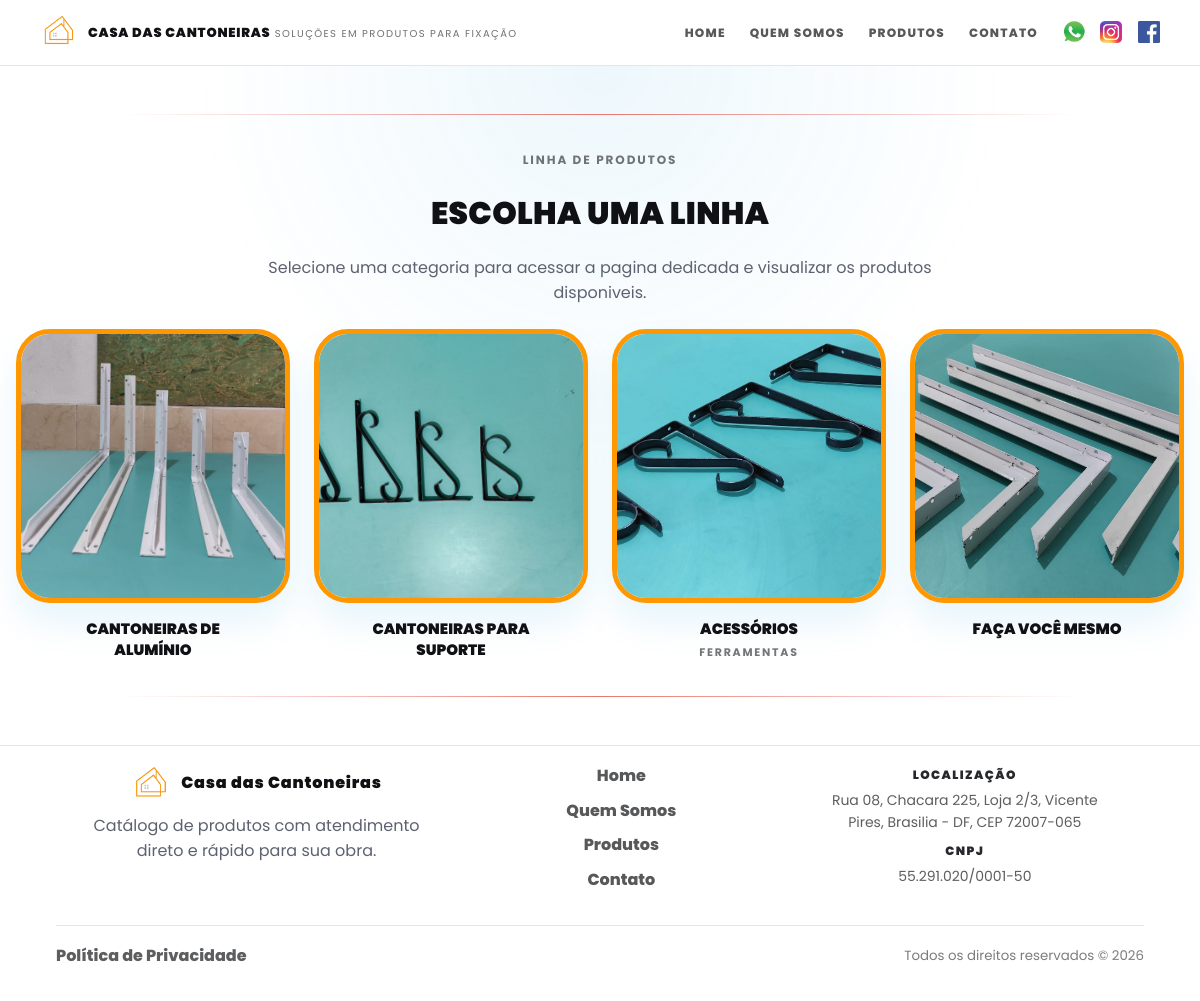
/produtos, run on the app's committed database.
### models.py (models this page shows)
class Categoria(Base):
    __tablename__ = "categorias"
    id = Column(Integer, primary_key=True, index=True)
    slug = Column(String(120), nullable=False, unique=True, index=True)
    nome = Column(String(120), nullable=False)
    nome_exibicao = Column(String(120), nullable=False)
    subtitulo_exibicao = Column(String(120), nullable=True)
    imagem_url = Column(String, nullable=True)
    imagem_mime = Column(String(64), nullable=True)
    imagem_bytes = Column(LargeBinary, nullable=True)
    imagem_sha256 = Column(String(64), nullable=True)
    ordem_exibicao = Column(Integer, nullable=False, default=0, server_default="0")
    criado_em = Column(DateTime(timezone=True), server_default=func.now())
    atualizado_em = Column(DateTime(timezone=True), server_default=func.now(), onupdate=func.now())

### main.py (the view)
@app.get("/produtos", response_class=HTMLResponse)
def produtos(request: Request, db: Session = Depends(get_db)):
    catalogo = _catalogo_index(db)
    return templates.TemplateResponse(
        "produtos.html",
        {
            "request": request,
            "categorias_home": catalogo["categorias"],
            "whatsapp_numero": telefone_visivel(),
        },
    )

### templates/produtos.html (shortened to what this page needs)
{% extends "base_new.html" %}
{% block body_class %}home-ref{% endblock %}
{% block content %}
<section id="produtos" class="home-categories">
  <div class="section-container">
    <div class="home-categories__divider" aria-hidden="true"></div>
    <div class="home-categories__header">
      <p class="kicker">Linha de produtos</p>
      <h2 class="heading-section">ESCOLHA UMA LINHA</h2>
      <p class="muted">Selecione uma categoria para acessar a pagina dedicada e visualizar os produtos disponiveis.</p>
    </div>
    {% if categorias_home %}
    <div class="home-categories__grid" id="produtosGrid">
      {% for categoria in categorias_home %}
      <a href="/categorias/{{ categoria.slug }}" class="home-category-card">
        <span class="home-category-card__frame">
          <img
            src="{{ categoria.imagem_url }}"
            alt="{{ categoria.nome_exibicao }}"
            class="home-category-card__image"
          >
        </span>
        <span class="home-category-card__label">
          <span class="home-category-card__title">{{ categoria.nome_exibicao }}</span>
          {% if categoria.subtitulo_exibicao %}
          <span class="home-category-card__subtitle">{{ categoria.subtitulo_exibicao }}</span>
          {% endif %}
        </span>
      </a>
      {% endfor %}
    </div>
    {% else %}
    <div class="products-empty-state">
      <h3 class="section-title">Nenhuma categoria disponivel</h3>
      <p class="section-subtitle">As categorias serao exibidas aqui assim que forem configuradas.</p>
    </div>
    {% endif %}
    <div class="home-categories__divider home-categories__divider--bottom" aria-hidden="true"></div>
  </div>
</section>
{% endblock %}

### static/css/site.css (style rules this page uses)
:root { --bg: #ffffff; --surface: #ffffff; --text: #101114; --muted: #5c6270; --line: rgba(16,17,20,0.10); --brand: #c87400; --brand-2: #ff9800; --brand-ink: #1a1a1a; --catalog-frame-border: 5px solid var(--brand-2); --catalog-frame-shadow: 0 20px 34px rgba(23,153,219,0.10); --radius-sm: 10px; --radius-md: 16px; --radius-lg: 22px; --shadow-sm: 0 8px 18px rgba(16,17,20,0.08); --shadow-md: 0 18px 45px rgba(16,17,20,0.12); --container: 1200px; --space-1: 6px; --space-2: 10px; --space-3: 14px; --space-4: 18px; --space-5: 24px; --space-6: 32px; --space-7: 48px; --space-8: 72px; --h1: clamp(34px, 3.6vw, 52px); --h2: clamp(26px, 2.6vw, 38px); --h3: 20px; --base: 16px; --small: 14px; --mobile-nav-breakpoint: 1020px; --laranja: var(--brand); --laranja-claro: #ffe8c6; --cinza-medio: rgba(16,17,20,0.16); --cinza-escuro: var(--text); --transition-fast: all .12s ease; }
* { box-sizing: border-box; }
html, body { height: 100%; }
body { margin: 0; font-family: "Poppins", system-ui, -apple-system, Segoe UI, Roboto, Arial, sans-serif; font-size: var(--base); line-height: 1.55; color: var(--text); background: var(--bg); }
.neo-container, .section-container { width: min(100% - 32px, var(--container)); margin-inline: auto; text-align: center; }
img { max-width: 100%; height: auto; display: block; }
a { color: inherit; text-decoration: none; }
.kicker { letter-spacing: 0.16em; text-transform: uppercase; font-weight: 700; font-size: 12px; color: rgba(16,17,20,0.58); margin: 0 0 var(--space-3); }
.heading-section { margin: 0 0 var(--space-4); font-size: var(--h2); font-weight: 900; letter-spacing: 0.01em; width: 100%; margin-top: 20px; }
.muted { margin: 0; color: var(--muted); padding: 0%; }
.section-container { width: min(100% - 32px, var(--container)); margin-inline: auto; padding-inline: 0; }
.home-categories { padding-block: var(--space-7); background: radial-gradient(circle at top, rgba(28,158,216,0.08), transparent 45%), #fff; }
.home-categories__header { max-width: 760px; margin: 0 auto var(--space-5); text-align: center; }
.home-categories__header .muted { margin-top: 10px; }
.home-categories__divider { width: min(100%, 960px); height: 1px; margin: 0 auto 36px; background: linear-gradient(90deg, transparent, rgba(222,63,53,0.7), transparent); }
.home-categories__divider--bottom { margin: 36px auto 0; }
.home-categories__grid { display: grid; grid-template-columns: repeat(4, minmax(0, 1fr)); gap: 24px; }
.home-category-card { display: flex; flex-direction: column; gap: 16px; align-items: center; color: inherit; text-decoration: none; transition: transform .16s ease, filter .16s ease; }
.home-category-card__frame { width: 100%; aspect-ratio: 1 / 1; display: flex; align-items: center; justify-content: center; padding: 0; overflow: hidden; border-radius: 34px; border: var(--catalog-frame-border); background: #fff; box-shadow: var(--catalog-frame-shadow); }
.home-category-card__image { width: 100%; height: 100%; object-fit: cover; object-position: center; display: block; }
.home-category-card__label { max-width: 20ch; display: flex; flex-direction: column; align-items: center; gap: 6px; }
.home-category-card__title { text-align: center; font-size: 15px; line-height: 1.35; font-weight: 900; text-transform: uppercase; }
.home-category-card__subtitle { text-align: center; font-size: 11px; line-height: 1.2; font-weight: 700; letter-spacing: 0.16em; text-transform: uppercase; color: rgba(16,17,20,0.58); }

### data on the page
Categoria: imagem_url (picture), nome_exibicao "CANTONEIRAS DE ALUMÍNIO"
Categoria: imagem_url (picture), nome_exibicao "CANTONEIRAS PARA SUPORTE"
Categoria: imagem_url (picture), nome_exibicao "ACESSÓRIOS", subtitulo_exibicao "FERRAMENTAS"
Categoria: imagem_url (picture), nome_exibicao "FAÇA VOCÊ MESMO"

### other printed values
{{ STORE_ADDRESS }} "Rua 08, Chacara 225, Loja 2/3, Vicente Pires, Brasilia - DF, CEP 72007-065"
{{ STORE_CNPJ }} "55.291.020/0001-50"
